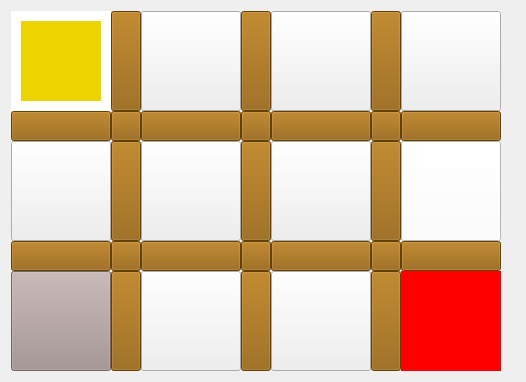
<?xml version="1.0" encoding="UTF-8"?>
<ui version="4.0">
 <class>CPlaygroundWidget</class>
 <widget class="QWidget" name="CPlaygroundWidget">
  <property name="geometry">
   <rect>
    <x>0</x>
    <y>0</y>
    <width>526</width>
    <height>380</height>
   </rect>
  </property>
  <property name="windowTitle">
   <string>Form</string>
  </property>
  <layout class="QGridLayout" name="gridLayout_2">
   <item row="0" column="0">
    <layout class="QGridLayout" name="gridLayout">
     <property name="spacing">
      <number>0</number>
     </property>
     <item row="2" column="0">
      <widget class="QPushButton" name="pushButton_2">
       <property name="minimumSize">
        <size>
         <width>100</width>
         <height>100</height>
        </size>
       </property>
       <property name="maximumSize">
        <size>
         <width>100</width>
         <height>100</height>
        </size>
       </property>
       <property name="text">
        <string/>
       </property>
       <property name="checkable">
        <bool>false</bool>
       </property>
       <property name="default">
        <bool>false</bool>
       </property>
       <property name="flat">
        <bool>false</bool>
       </property>
      </widget>
     </item>
     <item row="3" column="1">
      <widget class="QPushButton" name="pushButton_16">
       <property name="minimumSize">
        <size>
         <width>30</width>
         <height>30</height>
        </size>
       </property>
       <property name="maximumSize">
        <size>
         <width>30</width>
         <height>30</height>
        </size>
       </property>
       <property name="styleSheet">
        <string notr="true">background-color: rgb(143, 89, 2);</string>
       </property>
       <property name="text">
        <string/>
       </property>
      </widget>
     </item>
     <item row="1" column="0">
      <widget class="QPushButton" name="pushButton_7">
       <property name="minimumSize">
        <size>
         <width>100</width>
         <height>30</height>
        </size>
       </property>
       <property name="maximumSize">
        <size>
         <width>100</width>
         <height>30</height>
        </size>
       </property>
       <property name="styleSheet">
        <string notr="true">background-color: rgb(143, 89, 2);</string>
       </property>
       <property name="text">
        <string/>
       </property>
      </widget>
     </item>
     <item row="0" column="0">
      <widget class="QPushButton" name="pushButton">
       <property name="minimumSize">
        <size>
         <width>100</width>
         <height>100</height>
        </size>
       </property>
       <property name="maximumSize">
        <size>
         <width>100</width>
         <height>100</height>
        </size>
       </property>
       <property name="styleSheet">
        <string notr="true">border: 10px solid white;
background-color: rgb(237, 212, 0);</string>
       </property>
       <property name="text">
        <string/>
       </property>
       <property name="checkable">
        <bool>false</bool>
       </property>
       <property name="default">
        <bool>false</bool>
       </property>
       <property name="flat">
        <bool>false</bool>
       </property>
      </widget>
     </item>
     <item row="2" column="3">
      <widget class="QPushButton" name="pushButton_29">
       <property name="minimumSize">
        <size>
         <width>30</width>
         <height>100</height>
        </size>
       </property>
       <property name="maximumSize">
        <size>
         <width>30</width>
         <height>100</height>
        </size>
       </property>
       <property name="styleSheet">
        <string notr="true">background-color: rgb(143, 89, 2);</string>
       </property>
       <property name="text">
        <string/>
       </property>
      </widget>
     </item>
     <item row="2" column="5">
      <widget class="QPushButton" name="pushButton_14">
       <property name="minimumSize">
        <size>
         <width>30</width>
         <height>100</height>
        </size>
       </property>
       <property name="maximumSize">
        <size>
         <width>30</width>
         <height>100</height>
        </size>
       </property>
       <property name="styleSheet">
        <string notr="true">background-color: rgb(143, 89, 2);</string>
       </property>
       <property name="text">
        <string/>
       </property>
      </widget>
     </item>
     <item row="2" column="2">
      <widget class="QPushButton" name="pushButton_6">
       <property name="minimumSize">
        <size>
         <width>100</width>
         <height>100</height>
        </size>
       </property>
       <property name="maximumSize">
        <size>
         <width>100</width>
         <height>100</height>
        </size>
       </property>
       <property name="text">
        <string/>
       </property>
       <property name="checkable">
        <bool>false</bool>
       </property>
       <property name="default">
        <bool>false</bool>
       </property>
       <property name="flat">
        <bool>false</bool>
       </property>
      </widget>
     </item>
     <item row="0" column="2">
      <widget class="QPushButton" name="pushButton_5">
       <property name="minimumSize">
        <size>
         <width>100</width>
         <height>100</height>
        </size>
       </property>
       <property name="maximumSize">
        <size>
         <width>100</width>
         <height>100</height>
        </size>
       </property>
       <property name="text">
        <string/>
       </property>
       <property name="checkable">
        <bool>false</bool>
       </property>
       <property name="default">
        <bool>false</bool>
       </property>
       <property name="flat">
        <bool>false</bool>
       </property>
      </widget>
     </item>
     <item row="0" column="6">
      <widget class="QPushButton" name="pushButton_24">
       <property name="minimumSize">
        <size>
         <width>100</width>
         <height>100</height>
        </size>
       </property>
       <property name="maximumSize">
        <size>
         <width>100</width>
         <height>100</height>
        </size>
       </property>
       <property name="text">
        <string/>
       </property>
       <property name="checkable">
        <bool>false</bool>
       </property>
       <property name="default">
        <bool>false</bool>
       </property>
       <property name="flat">
        <bool>false</bool>
       </property>
      </widget>
     </item>
     <item row="2" column="6">
      <widget class="QPushButton" name="pushButton_26">
       <property name="minimumSize">
        <size>
         <width>100</width>
         <height>100</height>
        </size>
       </property>
       <property name="maximumSize">
        <size>
         <width>100</width>
         <height>100</height>
        </size>
       </property>
       <property name="styleSheet">
        <string notr="true">background-color: rgb(255, 255, 255);</string>
       </property>
       <property name="text">
        <string/>
       </property>
       <property name="checkable">
        <bool>false</bool>
       </property>
       <property name="default">
        <bool>false</bool>
       </property>
       <property name="flat">
        <bool>false</bool>
       </property>
      </widget>
     </item>
     <item row="1" column="2">
      <widget class="QPushButton" name="pushButton_8">
       <property name="minimumSize">
        <size>
         <width>100</width>
         <height>30</height>
        </size>
       </property>
       <property name="maximumSize">
        <size>
         <width>100</width>
         <height>30</height>
        </size>
       </property>
       <property name="styleSheet">
        <string notr="true">background-color: rgb(143, 89, 2);</string>
       </property>
       <property name="text">
        <string/>
       </property>
      </widget>
     </item>
     <item row="0" column="1">
      <widget class="QPushButton" name="pushButton_3">
       <property name="minimumSize">
        <size>
         <width>30</width>
         <height>100</height>
        </size>
       </property>
       <property name="maximumSize">
        <size>
         <width>30</width>
         <height>100</height>
        </size>
       </property>
       <property name="styleSheet">
        <string notr="true">background-color: rgb(143, 89, 2);</string>
       </property>
       <property name="text">
        <string/>
       </property>
      </widget>
     </item>
     <item row="3" column="6">
      <widget class="QPushButton" name="pushButton_13">
       <property name="minimumSize">
        <size>
         <width>100</width>
         <height>30</height>
        </size>
       </property>
       <property name="maximumSize">
        <size>
         <width>100</width>
         <height>30</height>
        </size>
       </property>
       <property name="styleSheet">
        <string notr="true">background-color: rgb(143, 89, 2);</string>
       </property>
       <property name="text">
        <string/>
       </property>
      </widget>
     </item>
     <item row="1" column="1">
      <widget class="QPushButton" name="pushButton_9">
       <property name="minimumSize">
        <size>
         <width>30</width>
         <height>30</height>
        </size>
       </property>
       <property name="maximumSize">
        <size>
         <width>30</width>
         <height>30</height>
        </size>
       </property>
       <property name="styleSheet">
        <string notr="true">background-color: rgb(143, 89, 2);</string>
       </property>
       <property name="text">
        <string/>
       </property>
      </widget>
     </item>
     <item row="3" column="0">
      <widget class="QPushButton" name="pushButton_18">
       <property name="minimumSize">
        <size>
         <width>100</width>
         <height>30</height>
        </size>
       </property>
       <property name="maximumSize">
        <size>
         <width>100</width>
         <height>30</height>
        </size>
       </property>
       <property name="styleSheet">
        <string notr="true">background-color: rgb(143, 89, 2);</string>
       </property>
       <property name="text">
        <string/>
       </property>
      </widget>
     </item>
     <item row="0" column="5">
      <widget class="QPushButton" name="pushButton_30">
       <property name="minimumSize">
        <size>
         <width>30</width>
         <height>100</height>
        </size>
       </property>
       <property name="maximumSize">
        <size>
         <width>30</width>
         <height>100</height>
        </size>
       </property>
       <property name="styleSheet">
        <string notr="true">background-color: rgb(143, 89, 2);</string>
       </property>
       <property name="text">
        <string/>
       </property>
      </widget>
     </item>
     <item row="3" column="3">
      <widget class="QPushButton" name="pushButton_20">
       <property name="minimumSize">
        <size>
         <width>30</width>
         <height>30</height>
        </size>
       </property>
       <property name="maximumSize">
        <size>
         <width>30</width>
         <height>30</height>
        </size>
       </property>
       <property name="styleSheet">
        <string notr="true">background-color: rgb(143, 89, 2);</string>
       </property>
       <property name="text">
        <string/>
       </property>
      </widget>
     </item>
     <item row="2" column="1">
      <widget class="QPushButton" name="pushButton_4">
       <property name="minimumSize">
        <size>
         <width>30</width>
         <height>100</height>
        </size>
       </property>
       <property name="maximumSize">
        <size>
         <width>30</width>
         <height>100</height>
        </size>
       </property>
       <property name="styleSheet">
        <string notr="true">background-color: rgb(143, 89, 2);</string>
       </property>
       <property name="text">
        <string/>
       </property>
      </widget>
     </item>
     <item row="1" column="3">
      <widget class="QPushButton" name="pushButton_15">
       <property name="minimumSize">
        <size>
         <width>30</width>
         <height>30</height>
        </size>
       </property>
       <property name="maximumSize">
        <size>
         <width>30</width>
         <height>30</height>
        </size>
       </property>
       <property name="styleSheet">
        <string notr="true">background-color: rgb(143, 89, 2);</string>
       </property>
       <property name="text">
        <string/>
       </property>
      </widget>
     </item>
     <item row="4" column="2">
      <widget class="QPushButton" name="pushButton_34">
       <property name="minimumSize">
        <size>
         <width>100</width>
         <height>100</height>
        </size>
       </property>
       <property name="maximumSize">
        <size>
         <width>100</width>
         <height>100</height>
        </size>
       </property>
       <property name="styleSheet">
        <string notr="true">border-color: rgb(196, 160, 0);
border-width: 3px;</string>
       </property>
       <property name="text">
        <string/>
       </property>
       <property name="checkable">
        <bool>false</bool>
       </property>
       <property name="default">
        <bool>false</bool>
       </property>
       <property name="flat">
        <bool>false</bool>
       </property>
      </widget>
     </item>
     <item row="1" column="5">
      <widget class="QPushButton" name="pushButton_28">
       <property name="minimumSize">
        <size>
         <width>30</width>
         <height>30</height>
        </size>
       </property>
       <property name="maximumSize">
        <size>
         <width>30</width>
         <height>30</height>
        </size>
       </property>
       <property name="styleSheet">
        <string notr="true">background-color: rgb(143, 89, 2);</string>
       </property>
       <property name="text">
        <string/>
       </property>
      </widget>
     </item>
     <item row="3" column="4">
      <widget class="QPushButton" name="pushButton_11">
       <property name="minimumSize">
        <size>
         <width>100</width>
         <height>30</height>
        </size>
       </property>
       <property name="maximumSize">
        <size>
         <width>100</width>
         <height>30</height>
        </size>
       </property>
       <property name="styleSheet">
        <string notr="true">background-color: rgb(143, 89, 2);</string>
       </property>
       <property name="text">
        <string/>
       </property>
      </widget>
     </item>
     <item row="4" column="0">
      <widget class="QPushButton" name="pushButton_35">
       <property name="minimumSize">
        <size>
         <width>100</width>
         <height>100</height>
        </size>
       </property>
       <property name="maximumSize">
        <size>
         <width>100</width>
         <height>100</height>
        </size>
       </property>
       <property name="styleSheet">
        <string notr="true">background-color: rgb(162, 143, 143);
border-color: rgb(164, 0, 0);</string>
       </property>
       <property name="text">
        <string/>
       </property>
       <property name="checkable">
        <bool>false</bool>
       </property>
       <property name="default">
        <bool>false</bool>
       </property>
       <property name="flat">
        <bool>false</bool>
       </property>
      </widget>
     </item>
     <item row="3" column="5">
      <widget class="QPushButton" name="pushButton_27">
       <property name="minimumSize">
        <size>
         <width>30</width>
         <height>30</height>
        </size>
       </property>
       <property name="maximumSize">
        <size>
         <width>30</width>
         <height>30</height>
        </size>
       </property>
       <property name="styleSheet">
        <string notr="true">background-color: rgb(143, 89, 2);</string>
       </property>
       <property name="text">
        <string/>
       </property>
      </widget>
     </item>
     <item row="0" column="3">
      <widget class="QPushButton" name="pushButton_31">
       <property name="minimumSize">
        <size>
         <width>30</width>
         <height>100</height>
        </size>
       </property>
       <property name="maximumSize">
        <size>
         <width>30</width>
         <height>100</height>
        </size>
       </property>
       <property name="styleSheet">
        <string notr="true">background-color: rgb(143, 89, 2);</string>
       </property>
       <property name="text">
        <string/>
       </property>
      </widget>
     </item>
     <item row="0" column="4">
      <widget class="QPushButton" name="pushButton_23">
       <property name="minimumSize">
        <size>
         <width>100</width>
         <height>100</height>
        </size>
       </property>
       <property name="maximumSize">
        <size>
         <width>100</width>
         <height>100</height>
        </size>
       </property>
       <property name="text">
        <string/>
       </property>
       <property name="checkable">
        <bool>false</bool>
       </property>
       <property name="default">
        <bool>false</bool>
       </property>
       <property name="flat">
        <bool>false</bool>
       </property>
      </widget>
     </item>
     <item row="1" column="4">
      <widget class="QPushButton" name="pushButton_22">
       <property name="minimumSize">
        <size>
         <width>100</width>
         <height>30</height>
        </size>
       </property>
       <property name="maximumSize">
        <size>
         <width>100</width>
         <height>30</height>
        </size>
       </property>
       <property name="styleSheet">
        <string notr="true">background-color: rgb(143, 89, 2);</string>
       </property>
       <property name="text">
        <string/>
       </property>
      </widget>
     </item>
     <item row="2" column="4">
      <widget class="QPushButton" name="pushButton_25">
       <property name="minimumSize">
        <size>
         <width>100</width>
         <height>100</height>
        </size>
       </property>
       <property name="maximumSize">
        <size>
         <width>100</width>
         <height>100</height>
        </size>
       </property>
       <property name="text">
        <string/>
       </property>
       <property name="checkable">
        <bool>false</bool>
       </property>
       <property name="default">
        <bool>false</bool>
       </property>
       <property name="flat">
        <bool>false</bool>
       </property>
      </widget>
     </item>
     <item row="3" column="2">
      <widget class="QPushButton" name="pushButton_17">
       <property name="minimumSize">
        <size>
         <width>100</width>
         <height>30</height>
        </size>
       </property>
       <property name="maximumSize">
        <size>
         <width>100</width>
         <height>30</height>
        </size>
       </property>
       <property name="styleSheet">
        <string notr="true">background-color: rgb(143, 89, 2);</string>
       </property>
       <property name="text">
        <string/>
       </property>
      </widget>
     </item>
     <item row="1" column="6">
      <widget class="QPushButton" name="pushButton_19">
       <property name="minimumSize">
        <size>
         <width>100</width>
         <height>30</height>
        </size>
       </property>
       <property name="maximumSize">
        <size>
         <width>100</width>
         <height>30</height>
        </size>
       </property>
       <property name="styleSheet">
        <string notr="true">background-color: rgb(143, 89, 2);</string>
       </property>
       <property name="text">
        <string/>
       </property>
      </widget>
     </item>
     <item row="4" column="4">
      <widget class="QPushButton" name="pushButton_33">
       <property name="minimumSize">
        <size>
         <width>100</width>
         <height>100</height>
        </size>
       </property>
       <property name="maximumSize">
        <size>
         <width>100</width>
         <height>100</height>
        </size>
       </property>
       <property name="text">
        <string/>
       </property>
       <property name="checkable">
        <bool>false</bool>
       </property>
       <property name="default">
        <bool>false</bool>
       </property>
       <property name="flat">
        <bool>false</bool>
       </property>
      </widget>
     </item>
     <item row="4" column="6">
      <widget class="QPushButton" name="pushButton_32">
       <property name="minimumSize">
        <size>
         <width>100</width>
         <height>100</height>
        </size>
       </property>
       <property name="maximumSize">
        <size>
         <width>100</width>
         <height>100</height>
        </size>
       </property>
       <property name="styleSheet">
        <string notr="true">QPushButton {
    background-color: red;
    border-style: outset;
    border-width: 0px;
    border-color: beige;
    border-radius: 0px;
}</string>
       </property>
       <property name="text">
        <string/>
       </property>
       <property name="checkable">
        <bool>false</bool>
       </property>
       <property name="default">
        <bool>false</bool>
       </property>
       <property name="flat">
        <bool>false</bool>
       </property>
      </widget>
     </item>
     <item row="4" column="1">
      <widget class="QPushButton" name="pushButton_12">
       <property name="minimumSize">
        <size>
         <width>30</width>
         <height>100</height>
        </size>
       </property>
       <property name="maximumSize">
        <size>
         <width>30</width>
         <height>100</height>
        </size>
       </property>
       <property name="styleSheet">
        <string notr="true">background-color: rgb(143, 89, 2);</string>
       </property>
       <property name="text">
        <string/>
       </property>
      </widget>
     </item>
     <item row="4" column="3">
      <widget class="QPushButton" name="pushButton_21">
       <property name="minimumSize">
        <size>
         <width>30</width>
         <height>100</height>
        </size>
       </property>
       <property name="maximumSize">
        <size>
         <width>30</width>
         <height>100</height>
        </size>
       </property>
       <property name="styleSheet">
        <string notr="true">background-color: rgb(143, 89, 2);</string>
       </property>
       <property name="text">
        <string/>
       </property>
      </widget>
     </item>
     <item row="4" column="5">
      <widget class="QPushButton" name="pushButton_10">
       <property name="minimumSize">
        <size>
         <width>30</width>
         <height>100</height>
        </size>
       </property>
       <property name="maximumSize">
        <size>
         <width>30</width>
         <height>100</height>
        </size>
       </property>
       <property name="styleSheet">
        <string notr="true">background-color: rgb(143, 89, 2);</string>
       </property>
       <property name="text">
        <string/>
       </property>
      </widget>
     </item>
    </layout>
   </item>
   <item row="0" column="1">
    <widget class="QWidget" name="widget" native="true"/>
   </item>
  </layout>
 </widget>
 <resources/>
 <connections/>
</ui>
